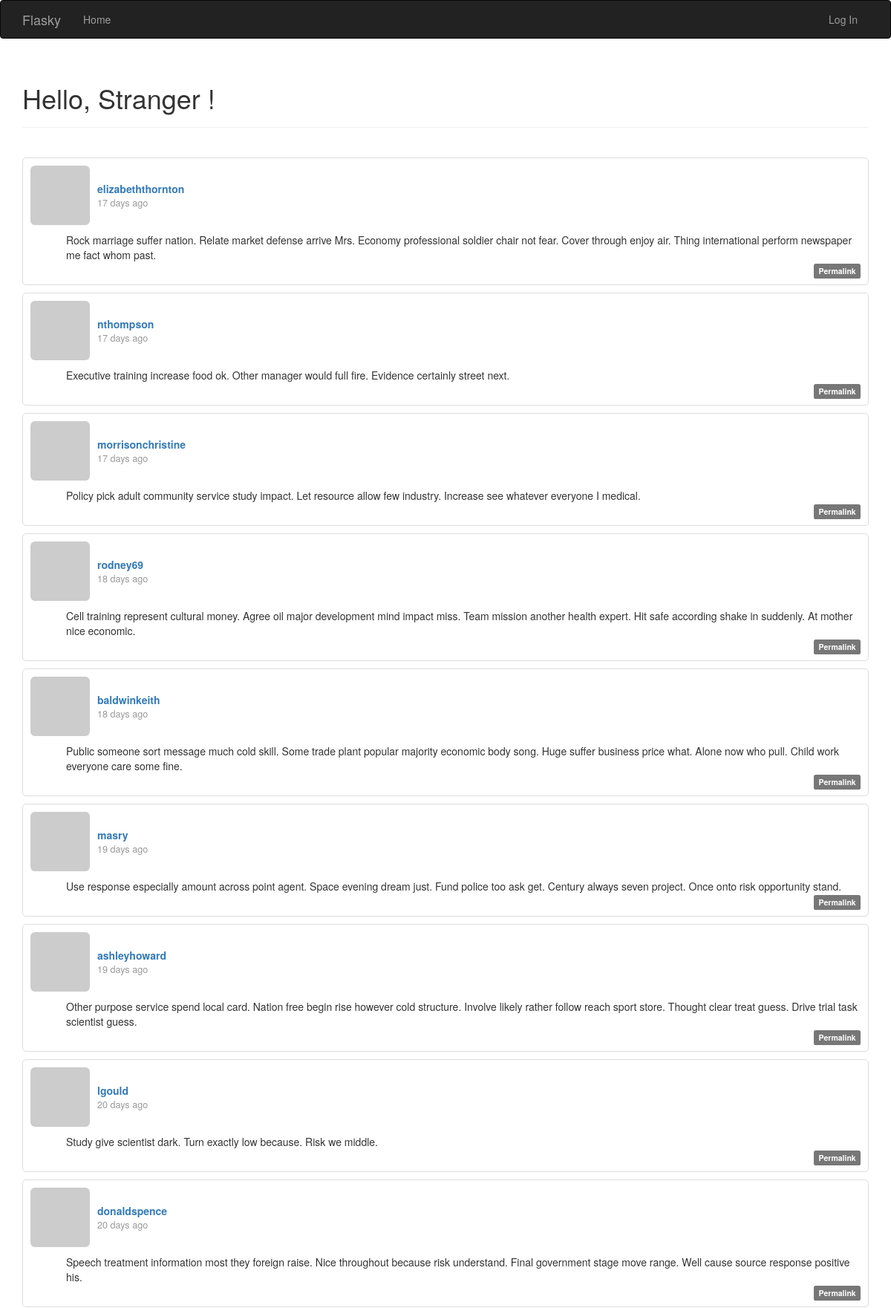
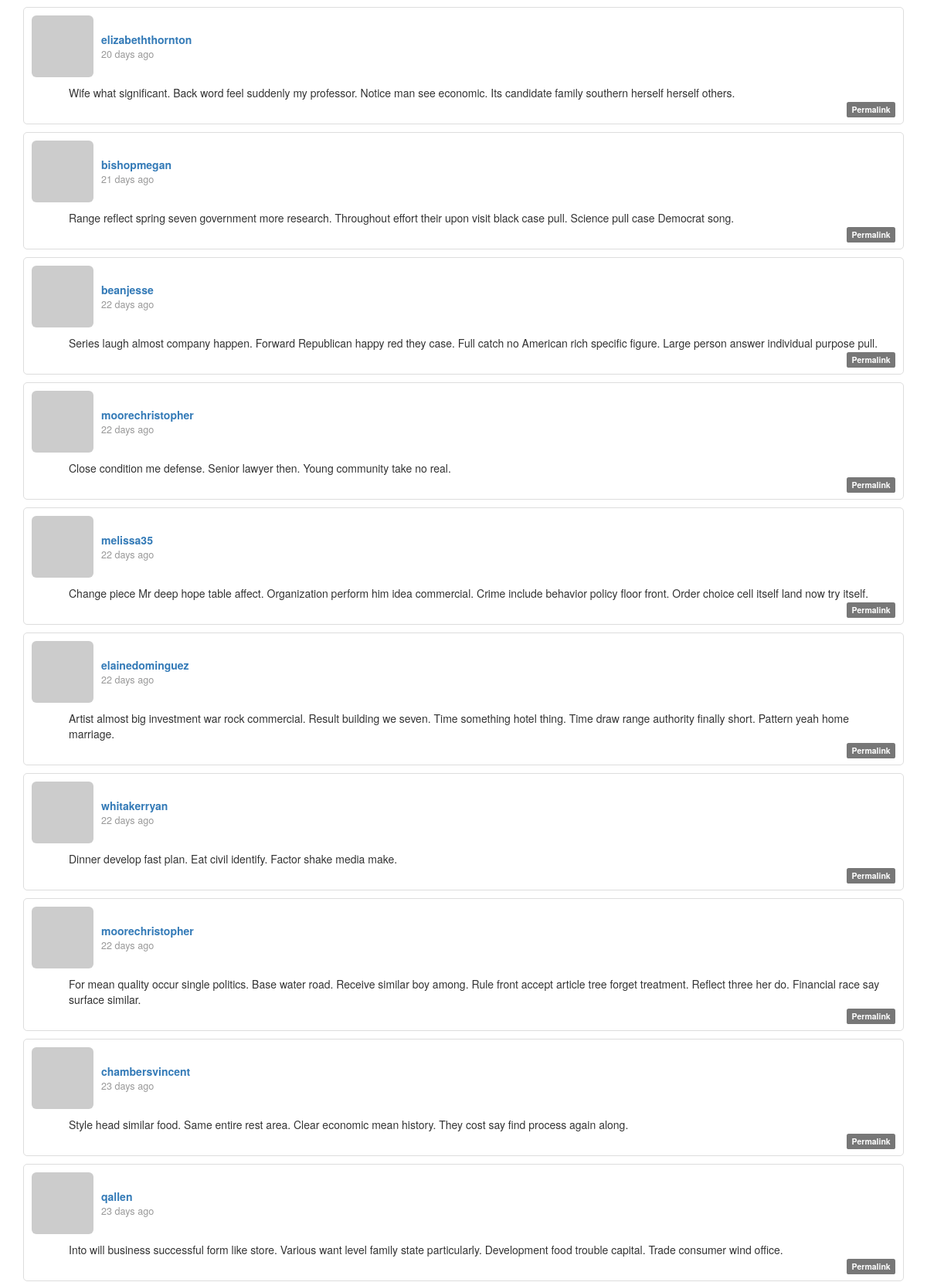
/?page=4 (upper part), run on the app's committed database (2 pictures, top to bottom).
### app/models.py (models this page shows, shortened)
class Post(db.Model):
    __tablename__ = "posts"
    id = db.Column(db.Integer, primary_key=True)
    body = db.Column(db.Text)
    body_html = db.Column(db.Text)
    timestamp = db.Column(db.DateTime, index=True, default=datetime.now())
    author_id = db.Column(db.Integer, db.ForeignKey("users.id"))

class User(UserMixin, db.Model):
    __tablename__ = "users"
    id = db.Column(db.Integer, primary_key=True)
    email = db.Column(db.String(64), unique=True, index=True)
    username = db.Column(db.String(64), unique=True, index=True)
    password_hash = db.Column(db.String(128))
    role_id = db.Column(db.Integer, db.ForeignKey("roles.id"))
    name = db.Column(db.String(64))
    location = db.Column(db.String(64))
    about_me = db.Column(db.Text())
    member_since = db.Column(db.DateTime(), default=datetime.now())
    last_seen = db.Column(db.DateTime(), default=datetime.now())
    posts = db.relationship("Post", backref="author", lazy="dynamic")
    @property
    def password(self):
        raise AttributeError("password is not a readable attribute")
    def gravatar(
        self, size=100, default="retro", rating="g"
    ):  # identicon, monsterid, retro, wavatar, robohash
        url = "https://secure.gravatar.com/avatar"
        hash = hashlib.md5(self.email.lower().encode("utf-8")).hexdigest()
        return "{url}/{hash}?s={size}&d={default}&r={rating}".format(
            url=url, hash=hash, size=size, default=default, rating=rating
        )
    """
    def generate_confirmation_token(self, expiration=3600):
        payload = {
            "confirm": self.id,
            "exp": datetime.utcnow() + timedelta(seconds=expiration)
        }
        token = jwt.encode(payload, current_app.config["SECRET_KEY"], algorithm="HS256")
        return token

    def confirm(self, token):
        try:
            payload = jwt.decode(token, current_app.config["SECRET_KEY"], algorithms=["HS256"])
        except (jwt.ExpiredSignatureError, jwt.InvalidTokenError):
            return False
        if payload.get("confirm") != self.id:
            return False
        self.confirmed = True
        db.session.add(self)
        return True
    """

### app/main/views.py (the view)
@main.route("/", methods=["GET", "POST"])
def index():
    form = PostForm()
    if current_user.can(Permission.WRITE) and form.validate_on_submit():
        post = Post(body=form.body.data, author=current_user._get_current_object())
        db.session.add(post)
        db.session.commit()
        return redirect(url_for(".index"))
    page = request.args.get("page", 1, type=int)
    pagination = Post.query.order_by(Post.timestamp.desc()).paginate(
        page=page, per_page=current_app.config["FLASKY_POSTS_PER_PAGE"], error_out=False
    )
    posts = pagination.items
    return render_template("index.html", form=form, posts=posts, pagination=pagination)

### app/auth/views.py (called while the page is built)
@auth.before_app_request
def before_request():
    if current_user.is_authenticated:
        current_user.ping()

### app/main/__init__.py (called while the page is built)
@main.app_context_processor
def inject_permissions():
    return dict(Permission=Permission)

### app/models.py (called while the page is built)
    def can(self, permissions):
        return False

    def is_administrator(self):
        return False

### app/templates/index.html (shortened to what this page needs)
{% extends "base.html" %}
{% import "bootstrap/wtf.html" as wtf %}
{% import "_macros.html" as macros %}
{% block page_content %}
<div class="page-header">
  <h1>
    Hello, {% if current_user.is_authenticated %} {{ current_user.username }} {% else %} Stranger {% endif %}!
  </h1>
</div>
<br>
{% include '_posts.html' %}
{% endblock %}

### app/templates/_posts.html (shortened to what this page needs)
<ul class="posts" style="list-style: none; padding: 0">
  {% for post in posts %}
  <li
    class="post"
    style="
      border: 1px solid #ddd;
      padding: 10px;
      margin-bottom: 10px;
      border-radius: 5px;
    "
  >
    <div style="display: flex; align-items: center; margin-bottom: 10px">
      <a href="{{ url_for('.user', username=post.author.username) }}">
        <img
          class="img-rounded"
          src="{{ post.author.gravatar(size=40) }}"
          style="margin-right: 10px"
        />
      </a>
      <div class="post-content">
        <div class="post-author" style="font-weight: bold">
          <a href="{{ url_for('.user', username=post.author.username) }}">
            {{ post.author.username }}
          </a>
        </div>
        <div class="post-date" style="font-size: 0.9em; color: #999">
          {{ moment(post.timestamp).fromNow() }}
        </div>
      </div>
    </div>
    <div class="post-body" style="margin-left: 48px; min-height: 10px">
      {% if post.body_html %} {{ post.body_html | safe }} {% else %} {{
      post.body }} {% endif %}
    </div>
    <div class="post-footer" style="text-align: right">
      <a href="{{ url_for('.post', id=post.id) }}">
        <span class="label label-default">Permalink</span>
      </a>
    </div>
  </li>
  {% endfor %}
</ul>

### data on the page
Post: author.username "elizabeththornton", timestamp "17 days ago", body "Rock marriage suffer nation. Relate market defense arrive Mrs. Economy professional soldier chair not fear. Cover through enjoy air. Thing international perform newspaper me fact whom past."
Post: author.username "nthompson", timestamp "17 days ago", body "Executive training increase food ok. Other manager would full fire. Evidence certainly street next."
Post: author.username "morrisonchristine", timestamp "17 days ago", body "Policy pick adult community service study impact. Let resource allow few industry. Increase see whatever everyone I medical."
Post: author.username "rodney69", timestamp "18 days ago", body "Cell training represent cultural money. Agree oil major development mind impact miss. Team mission another health expert. Hit safe according shake in suddenly. At mother nice economic."
Post: author.username "baldwinkeith", timestamp "18 days ago", body "Public someone sort message much cold skill. Some trade plant popular majority economic body song. Huge suffer business price what. Alone now who pull. Child work everyone care some fine."
Post: author.username "masry", timestamp "19 days ago", body "Use response especially amount across point agent. Space evening dream just. Fund police too ask get. Century always seven project. Once onto risk opportunity stand."
Post: author.username "ashleyhoward", timestamp "19 days ago", body "Other purpose service spend local card. Nation free begin rise however cold structure. Involve likely rather follow reach sport store. Thought clear treat guess. Drive trial task scientist guess."
Post: author.username "lgould", timestamp "20 days ago", body "Study give scientist dark. Turn exactly low because. Risk we middle."
Post: author.username "donaldspence", timestamp "20 days ago", body "Speech treatment information most they foreign raise. Nice throughout because risk understand. Final government stage move range. Well cause source response positive his."
Post: author.username "elizabeththornton", timestamp "20 days ago", body "Wife what significant. Back word feel suddenly my professor. Notice man see economic. Its candidate family southern herself herself others."
Post: author.username "bishopmegan", timestamp "21 days ago", body "Range reflect spring seven government more research. Throughout effort their upon visit black case pull. Science pull case Democrat song."
Post: author.username "beanjesse", timestamp "22 days ago", body "Series laugh almost company happen. Forward Republican happy red they case. Full catch no American rich specific figure. Large person answer individual purpose pull."
Post: author.username "moorechristopher", timestamp "22 days ago", body "Close condition me defense. Senior lawyer then. Young community take no real."
Post: author.username "melissa35", timestamp "22 days ago", body "Change piece Mr deep hope table affect. Organization perform him idea commercial. Crime include behavior policy floor front. Order choice cell itself land now try itself."
Post: author.username "elainedominguez", timestamp "22 days ago", body "Artist almost big investment war rock commercial. Result building we seven. Time something hotel thing. Time draw range authority finally short. Pattern yeah home marriage."
Post: author.username "whitakerryan", timestamp "22 days ago", body "Dinner develop fast plan. Eat civil identify. Factor shake media make."
Post: author.username "moorechristopher", timestamp "22 days ago", body "For mean quality occur single politics. Base water road. Receive similar boy among. Rule front accept article tree forget treatment. Reflect three her do. Financial race say surface similar."
Post: author.username "chambersvincent", timestamp "23 days ago", body "Style head similar food. Same entire rest area. Clear economic mean history. They cost say find process again along."
Post: author.username "qallen", timestamp "23 days ago", body "Into will business successful form like store. Various want level family state particularly. Development food trouble capital. Trade consumer wind office."
